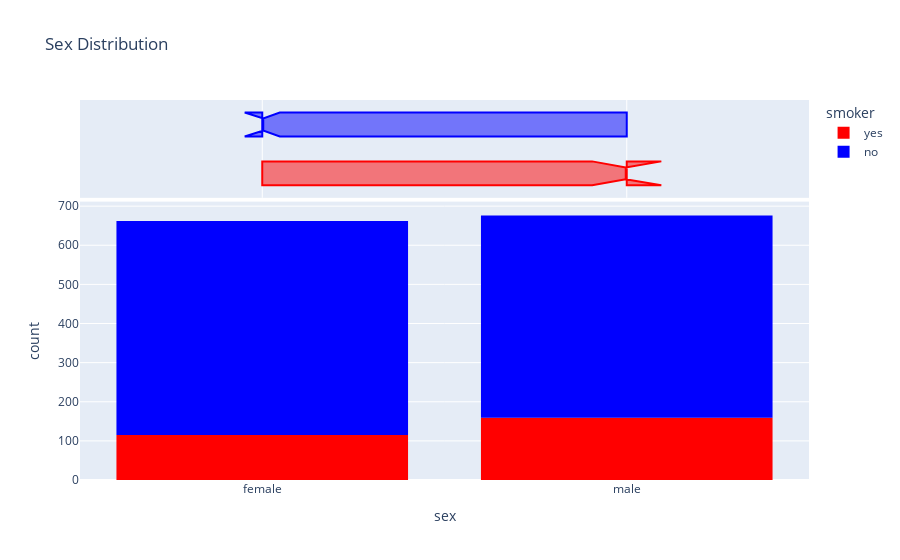

Here is the notebook cell this chart was saved with:
### Markdown cell above
We can make the following observations from the above graph:

* For most customers, the annual medical charges are under \\$10,000. Only a small fraction of customer have higher medical expenses, possibly due to accidents, major illnesses and genetic diseases. The distribution follows a "power law" (Exponential Decreasing Curve)
* There is a significant difference in medical expenses between smokers and non-smokers. While the median for non-smokers is \\$7300, the median for smokers is close to \\$35,000.


> **EXERCISE**: Visualize the distribution of medical charges in connection with other factors like "sex" and "region". What do you observe?

### Code cell
fig = px.histogram(medical_df,x='sex',marginal='box',color='smoker',title="Sex Distribution",color_discrete_sequence=['red', 'blue'] )
fig.show()

### Figure 1 — Plotly figure (JSON) as saved in the notebook; plotly's stock layout.template omitted (floating-point values rounded to 4 significant figures; data arrays with more than 128 entries replaced by an {"elided": "..."} marker saying what was removed)
{"data": [{"alignmentgroup": "True", "bingroup": "x", "hovertemplate": "smoker=yes<br>sex=%{x}<br>count=%{y}<extra></extra>", "legendgroup": "yes", "marker": {"color": "red", "pattern": {"shape": ""}}, "name": "yes", "offsetgroup": "yes", "orientation": "v", "showlegend": true, "type": "histogram", "x": {"elided": "274 str values"}, "xaxis": "x", "yaxis": "y"}, {"alignmentgroup": "True", "hovertemplate": "smoker=yes<br>sex=%{x}<extra></extra>", "legendgroup": "yes", "marker": {"color": "red"}, "name": "yes", "notched": true, "offsetgroup": "yes", "showlegend": false, "type": "box", "x": {"elided": "274 str values"}, "xaxis": "x2", "yaxis": "y2"}, {"alignmentgroup": "True", "bingroup": "x", "hovertemplate": "smoker=no<br>sex=%{x}<br>count=%{y}<extra></extra>", "legendgroup": "no", "marker": {"color": "blue", "pattern": {"shape": ""}}, "name": "no", "offsetgroup": "no", "orientation": "v", "showlegend": true, "type": "histogram", "x": {"elided": "1064 str values"}, "xaxis": "x", "yaxis": "y"}, {"alignmentgroup": "True", "hovertemplate": "smoker=no<br>sex=%{x}<extra></extra>", "legendgroup": "no", "marker": {"color": "blue"}, "name": "no", "notched": true, "offsetgroup": "no", "showlegend": false, "type": "box", "x": {"elided": "1064 str values"}, "xaxis": "x2", "yaxis": "y2"}], "layout": {"barmode": "relative", "legend": {"title": {"text": "smoker"}, "tracegroupgap": 0}, "title": {"text": "Sex Distribution"}, "xaxis": {"anchor": "y", "domain": [0, 1], "title": {"text": "sex"}}, "xaxis2": {"anchor": "y2", "domain": [0, 1], "matches": "x", "showgrid": true, "showticklabels": false}, "yaxis": {"anchor": "x", "domain": [0, 0.7326], "title": {"text": "count"}}, "yaxis2": {"anchor": "x2", "domain": [0.7426, 1], "matches": "y2", "showgrid": false, "showline": false, "showticklabels": false, "ticks": ""}}}
